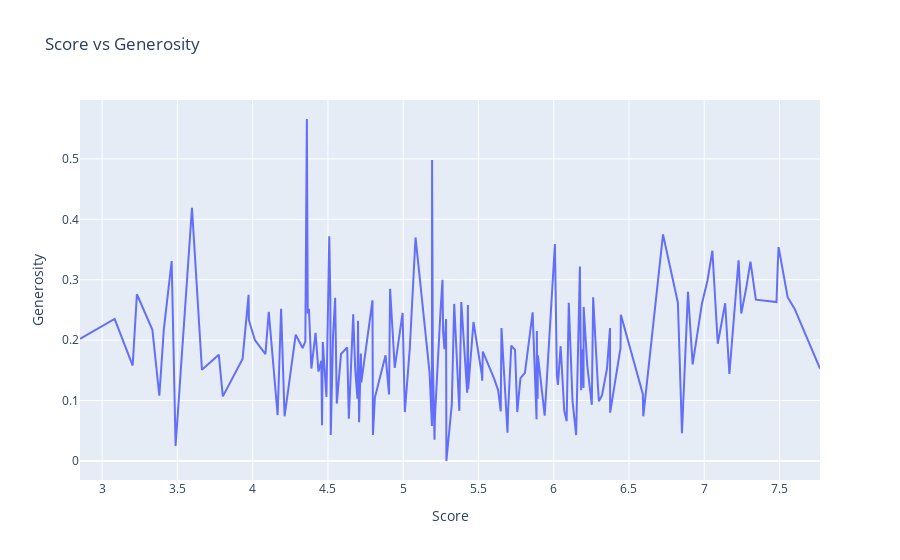

The cell this chart's notebook holds for it:
### Code cell
fig = px.line(score_generosity, x="Score", y="Generosity", title='Score vs Generosity')
fig.show()

### Figure 1 — Plotly figure (JSON) as saved in the notebook; plotly's stock layout.template omitted (floating-point values rounded to 4 significant figures; data arrays with more than 128 entries replaced by an {"elided": "..."} marker saying what was removed)
{"data": [{"hovertemplate": "Score=%{x}<br>Generosity=%{y}<extra></extra>", "legendgroup": "", "line": {"color": "#636efa", "dash": "solid"}, "mode": "lines", "name": "", "showlegend": false, "type": "scatter", "x": {"elided": "156 float values"}, "xaxis": "x", "y": {"elided": "156 float values"}, "yaxis": "y"}], "layout": {"legend": {"tracegroupgap": 0}, "title": {"text": "Score vs Generosity"}, "xaxis": {"anchor": "y", "domain": [0, 1], "title": {"text": "Score"}}, "yaxis": {"anchor": "x", "domain": [0, 1], "title": {"text": "Generosity"}}}}
